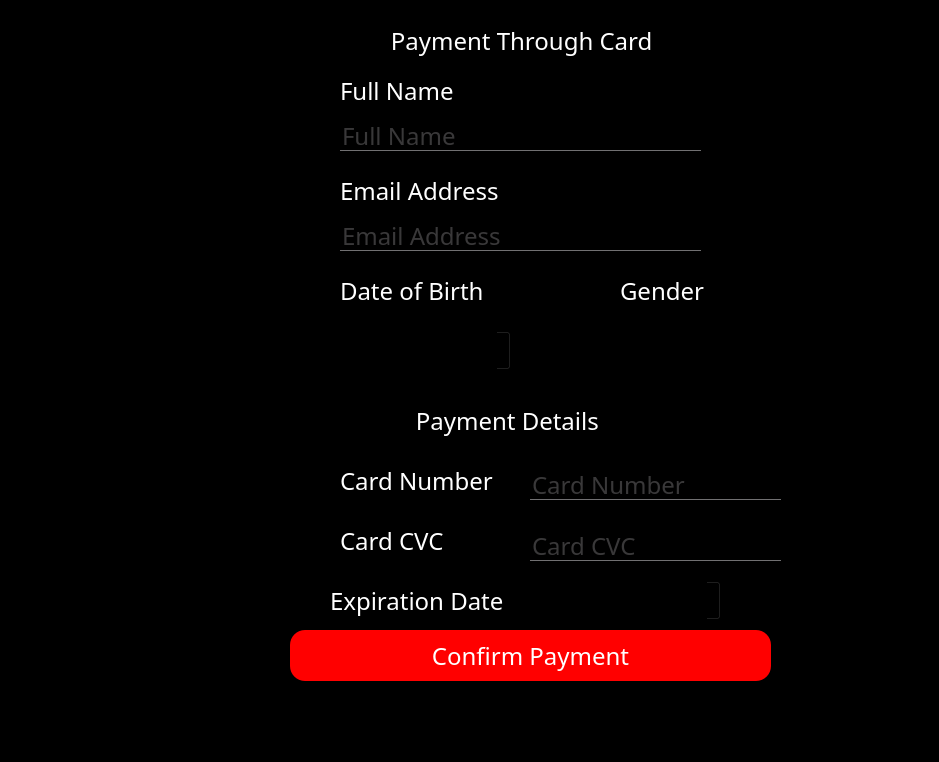
<?xml version="1.0" encoding="UTF-8"?>
<ui version="4.0">
 <class>Form</class>
 <widget class="QWidget" name="Form">
  <property name="geometry">
   <rect>
    <x>0</x>
    <y>0</y>
    <width>939</width>
    <height>762</height>
   </rect>
  </property>
  <property name="windowTitle">
   <string>Payment Through Card</string>
  </property>
  <property name="windowIcon">
   <iconset theme="Payment">
    <normaloff>.</normaloff>.</iconset>
  </property>
  <property name="styleSheet">
   <string notr="true">*{
background:rgba;
font-family:century gothic;
font-size:24px;
}
QFrame
{
background:rgba;
border-radius:15px
}
QPushButton
{
background:red;
border-radius:60px;
}
QToolButton
{
background:red;
border-radius:60px;
}
QLabel
{
color:white;
background:transparent;
}
QPushButton
{
color:white;
border-radius:15px;
}
QPushButton:hover
{
color:#333;
border-radius:15px;
background:#49ebff;
}
QLineEdit
{
background:transparent;
border:none;
color:#717072;
border-bottom:1px solid #717072
}
</string>
  </property>
  <widget class="QFrame" name="frame">
   <property name="geometry">
    <rect>
     <x>260</x>
     <y>-10</y>
     <width>561</width>
     <height>701</height>
    </rect>
   </property>
   <property name="frameShape">
    <enum>QFrame::StyledPanel</enum>
   </property>
   <property name="frameShadow">
    <enum>QFrame::Raised</enum>
   </property>
   <widget class="QLabel" name="label">
    <property name="geometry">
     <rect>
      <x>0</x>
      <y>30</y>
      <width>541</width>
      <height>41</height>
     </rect>
    </property>
    <property name="styleSheet">
     <string notr="true">QLabel{
background:red;
};</string>
    </property>
    <property name="text">
     <string>                     Payment Through Card</string>
    </property>
   </widget>
   <widget class="QPushButton" name="confirm_button">
    <property name="geometry">
     <rect>
      <x>30</x>
      <y>640</y>
      <width>481</width>
      <height>51</height>
     </rect>
    </property>
    <property name="text">
     <string>Confirm Payment</string>
    </property>
   </widget>
   <widget class="QLabel" name="label_2">
    <property name="geometry">
     <rect>
      <x>80</x>
      <y>180</y>
      <width>171</width>
      <height>41</height>
     </rect>
    </property>
    <property name="text">
     <string>Email Address</string>
    </property>
   </widget>
   <widget class="QLabel" name="label_4">
    <property name="geometry">
     <rect>
      <x>0</x>
      <y>410</y>
      <width>541</width>
      <height>41</height>
     </rect>
    </property>
    <property name="styleSheet">
     <string notr="true">QLabel{
background:red;
};</string>
    </property>
    <property name="text">
     <string>                         Payment Details</string>
    </property>
   </widget>
   <widget class="QLabel" name="label_5">
    <property name="geometry">
     <rect>
      <x>80</x>
      <y>80</y>
      <width>141</width>
      <height>41</height>
     </rect>
    </property>
    <property name="text">
     <string>Full Name</string>
    </property>
   </widget>
   <widget class="QLabel" name="label_6">
    <property name="geometry">
     <rect>
      <x>80</x>
      <y>280</y>
      <width>151</width>
      <height>41</height>
     </rect>
    </property>
    <property name="text">
     <string>Date of Birth</string>
    </property>
   </widget>
   <widget class="QLabel" name="label_15">
    <property name="geometry">
     <rect>
      <x>360</x>
      <y>280</y>
      <width>101</width>
      <height>41</height>
     </rect>
    </property>
    <property name="text">
     <string>Gender</string>
    </property>
   </widget>
   <widget class="QLineEdit" name="fullname">
    <property name="geometry">
     <rect>
      <x>80</x>
      <y>130</y>
      <width>361</width>
      <height>31</height>
     </rect>
    </property>
    <property name="text">
     <string/>
    </property>
    <property name="placeholderText">
     <string>Full Name</string>
    </property>
   </widget>
   <widget class="QLineEdit" name="email">
    <property name="geometry">
     <rect>
      <x>80</x>
      <y>230</y>
      <width>361</width>
      <height>31</height>
     </rect>
    </property>
    <property name="text">
     <string/>
    </property>
    <property name="placeholderText">
     <string notr="true">Email Address</string>
    </property>
   </widget>
   <widget class="QDateEdit" name="dateEdit">
    <property name="geometry">
     <rect>
      <x>80</x>
      <y>340</y>
      <width>171</width>
      <height>41</height>
     </rect>
    </property>
    <property name="styleSheet">
     <string notr="true">QDateEdit{
color:white;
};</string>
    </property>
    <property name="displayFormat">
     <string>M/d/yyyy</string>
    </property>
   </widget>
   <widget class="QRadioButton" name="male">
    <property name="geometry">
     <rect>
      <x>290</x>
      <y>340</y>
      <width>91</width>
      <height>41</height>
     </rect>
    </property>
    <property name="styleSheet">
     <string notr="true">QRadioButton{
color:white;
};</string>
    </property>
    <property name="text">
     <string>Male</string>
    </property>
   </widget>
   <widget class="QRadioButton" name="female">
    <property name="geometry">
     <rect>
      <x>380</x>
      <y>340</y>
      <width>121</width>
      <height>41</height>
     </rect>
    </property>
    <property name="styleSheet">
     <string notr="true">QRadioButton{
color:white;
};</string>
    </property>
    <property name="text">
     <string>Female</string>
    </property>
   </widget>
   <widget class="QLabel" name="label_3">
    <property name="geometry">
     <rect>
      <x>80</x>
      <y>470</y>
      <width>171</width>
      <height>41</height>
     </rect>
    </property>
    <property name="text">
     <string>Card Number</string>
    </property>
   </widget>
   <widget class="QLineEdit" name="card_number">
    <property name="geometry">
     <rect>
      <x>270</x>
      <y>479</y>
      <width>251</width>
      <height>31</height>
     </rect>
    </property>
    <property name="placeholderText">
     <string>Card Number</string>
    </property>
   </widget>
   <widget class="QLabel" name="label_7">
    <property name="geometry">
     <rect>
      <x>80</x>
      <y>530</y>
      <width>171</width>
      <height>41</height>
     </rect>
    </property>
    <property name="text">
     <string>Card CVC</string>
    </property>
   </widget>
   <widget class="QDateEdit" name="dateEdit_2">
    <property name="geometry">
     <rect>
      <x>290</x>
      <y>590</y>
      <width>171</width>
      <height>41</height>
     </rect>
    </property>
    <property name="styleSheet">
     <string notr="true">QDateEdit{
color:white;
};</string>
    </property>
    <property name="displayFormat">
     <string>M/yyyy</string>
    </property>
   </widget>
   <widget class="QLabel" name="label_8">
    <property name="geometry">
     <rect>
      <x>70</x>
      <y>590</y>
      <width>181</width>
      <height>41</height>
     </rect>
    </property>
    <property name="text">
     <string>Expiration Date</string>
    </property>
   </widget>
   <widget class="QLineEdit" name="card_cvc">
    <property name="geometry">
     <rect>
      <x>270</x>
      <y>540</y>
      <width>251</width>
      <height>31</height>
     </rect>
    </property>
    <property name="placeholderText">
     <string>Card CVC</string>
    </property>
   </widget>
  </widget>
 </widget>
 <resources/>
 <connections/>
</ui>
